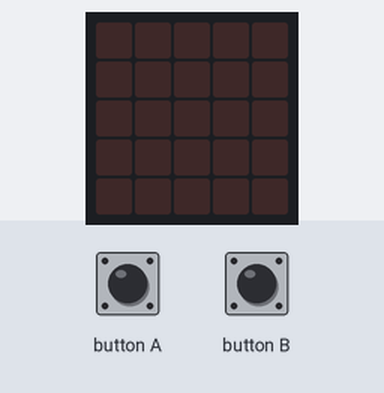
Simulated run of this program. Board: BBC micro:bit (MakeCode). Parts: the board's 5×5 LED display. The inputs (shaded band) are chosen by the test bench.

Above: at 1.2 s.
1.3 s: button A pressed for 0.15 s
At 2.5 s:
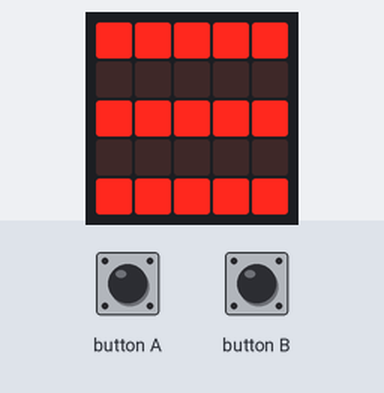
At 3.6 s:
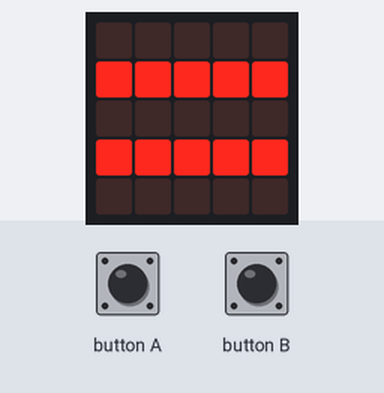
4.4 s: button B pressed for 0.15 s
At 8.3 s:
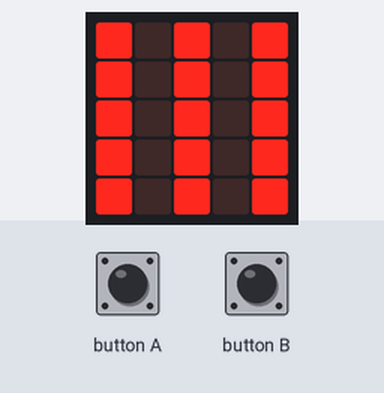
Timing chart, 0 to 9.8 s (numbered marks = the images above; inputs shaded):
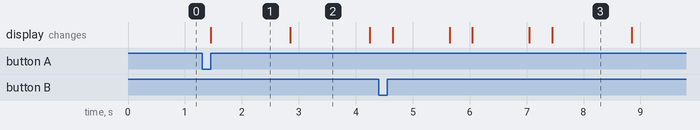

Measured:
- after the input at 1.3 s, the display: changes after 0.15 s (image 1)
- after the input at 4.4 s, the display: changes after 0.25 s (image 3)
- what the display in image 1 shows lasts 1.4 s, from 1.5 s to 2.9 s

The program:

main.ts
```typescript
input.onButtonPressed(Button.A, function () {
    basic.showLeds(`
        # # # # #
        . . . . .
        # # # # #
        . . . . .
        # # # # #
        `)
    basic.pause(1000)
    basic.clearScreen()
    basic.showLeds(`
        . . . . .
        # # # # #
        . . . . .
        # # # # #
        . . . . .
        `)
    basic.pause(1000)
    basic.clearScreen()
    basic.showLeds(`
        # # # # #
        . . . . .
        # # # # #
        . . . . .
        # # # # #
        `)
    basic.pause(1000)
    basic.clearScreen()
    basic.showLeds(`
        . . . . .
        # # # # #
        . . . . .
        # # # # #
        . . . . .
        `)
    basic.pause(1000)
    basic.clearScreen()
})
input.onButtonPressed(Button.B, function () {
    basic.showLeds(`
        # . # . #
        # . # . #
        # . # . #
        # . # . #
        # . # . #
        `)
    basic.pause(1000)
    basic.clearScreen()
    basic.showLeds(`
        . # . # .
        . # . # .
        . # . # .
        . # . # .
        . # . # .
        `)
    basic.pause(1000)
    basic.clearScreen()
    basic.showLeds(`
        # . # . #
        # . # . #
        # . # . #
        # . # . #
        # . # . #
        `)
    basic.pause(1000)
    basic.clearScreen()
    basic.showLeds(`
        . # . # .
        . # . # .
        . # . # .
        . # . # .
        . # . # .
        `)
    basic.pause(1000)
    basic.clearScreen()
})
```

test.ts
```typescript
// tests gaan hier; deze zal niet worden gecompileerd wanneer dit pakket wordt gebruikt als extensie.
```
